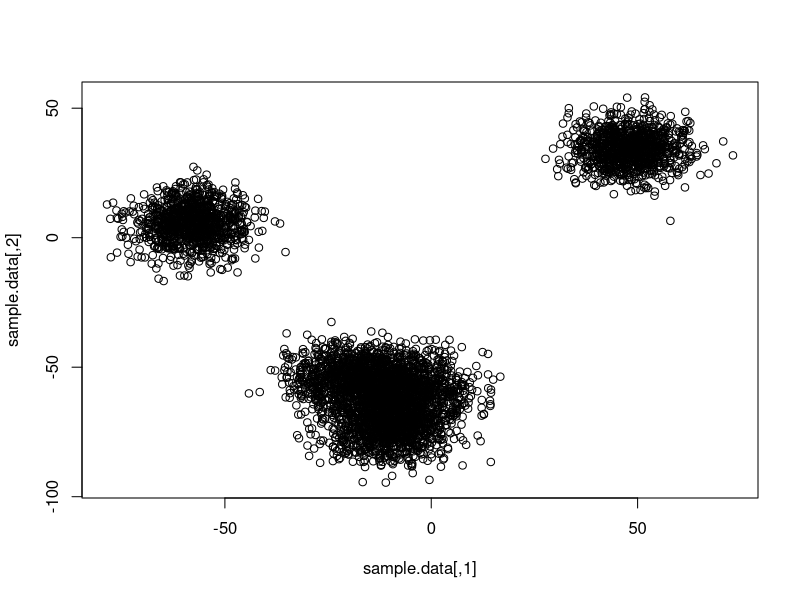
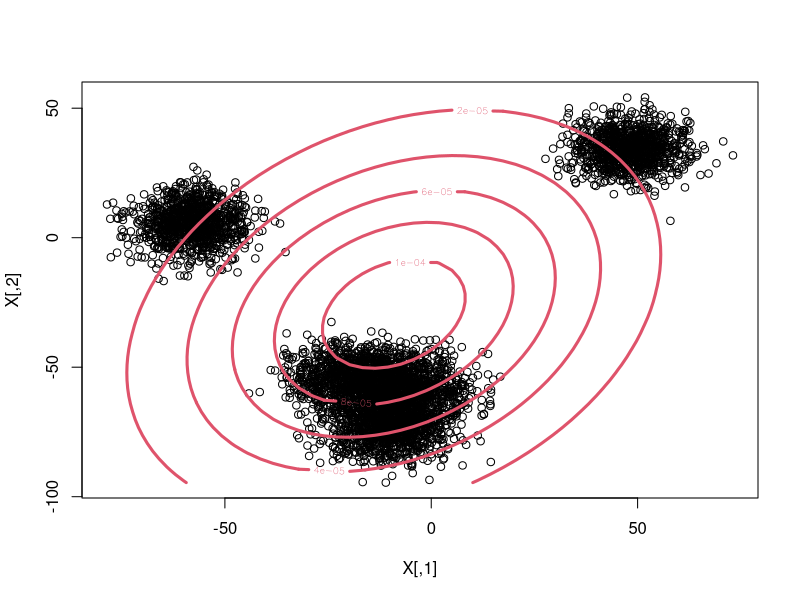
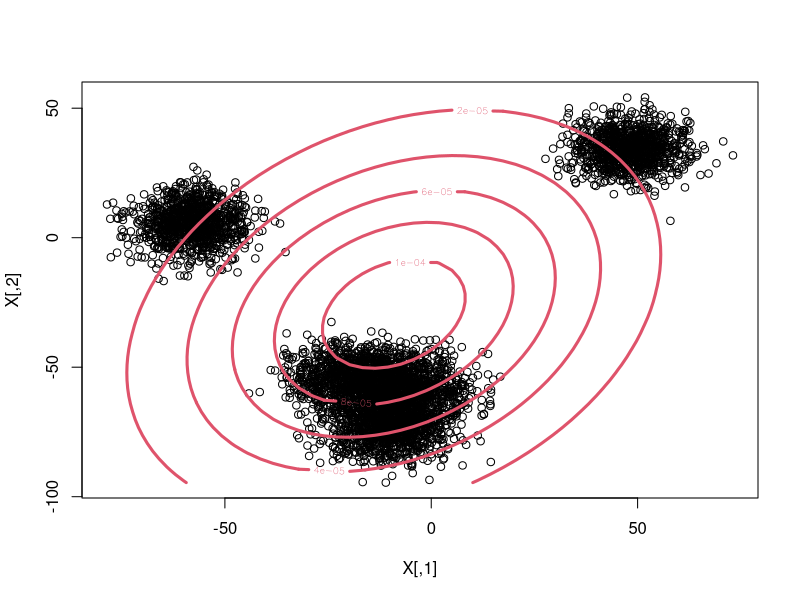
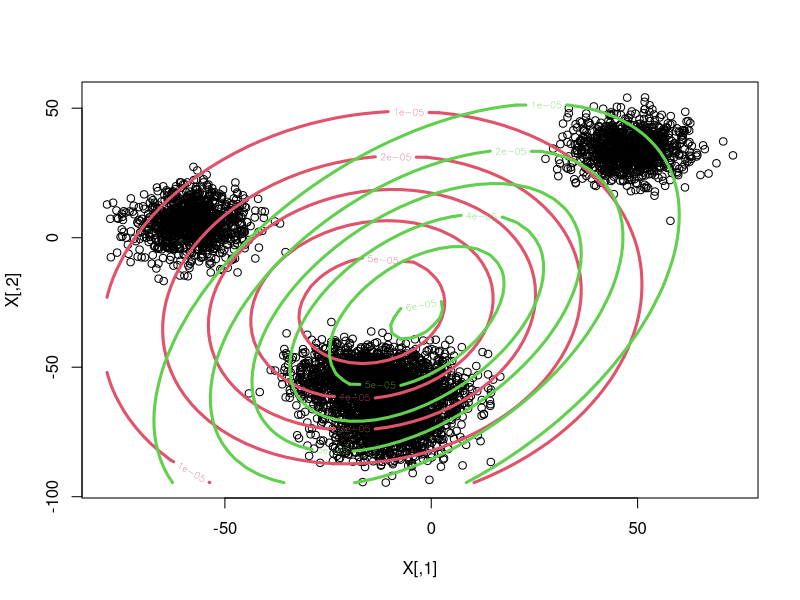
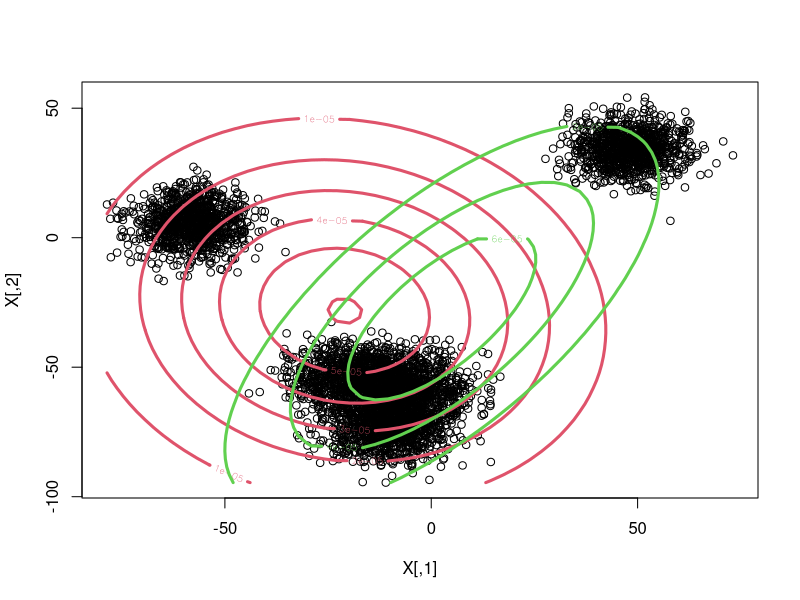
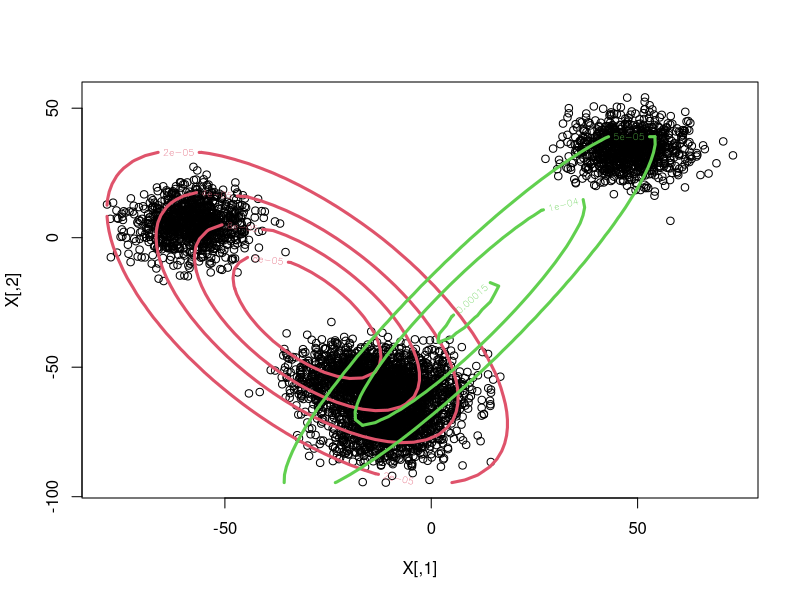
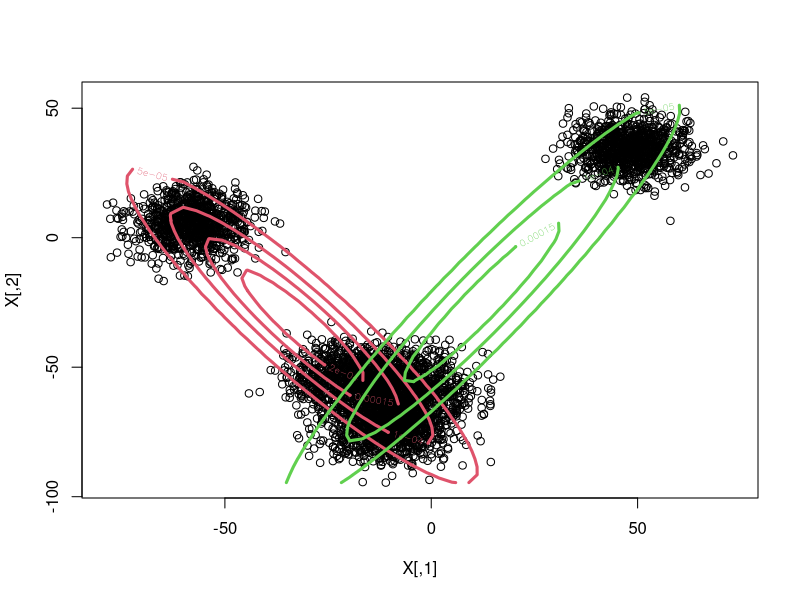
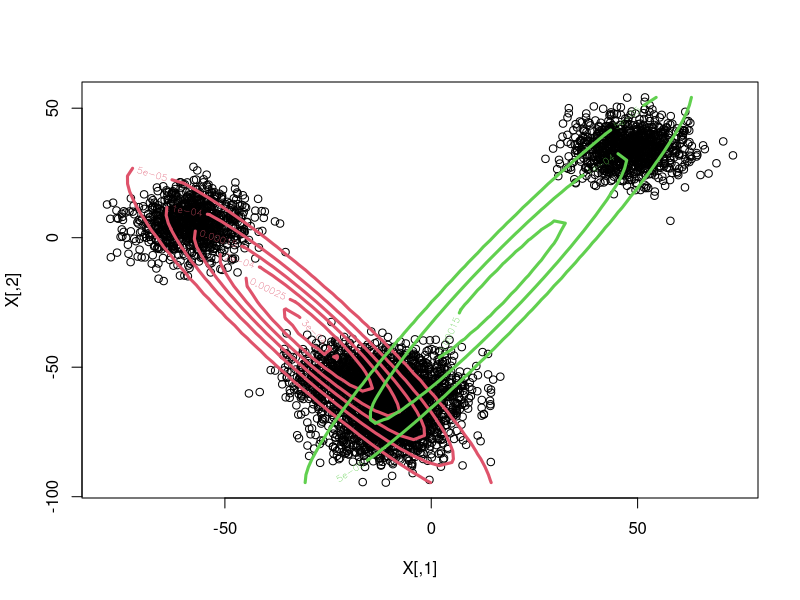

The R source for these figures, in order: (Note: a time limit stopped this script after it produced the figures.)
## ---- chunk 1
knitr::opts_chunk$set(echo = TRUE)
## ---- chunk 2
## EM algorithm implementation
## Joshua Moller-Mara
require(MASS)
require(mvtnorm)

## Probability of each cluster for each point
E.step <- function(X, phi, N) {
    h <-
        with(phi, do.call(cbind,
                          lapply(1:N, function(i)
                                 dmvnorm(X, mu[[i]], sig[[i]]))))
    h/rowSums(h)                       #Normalize
}

## Given the probability of each cluster for each point, we try to
## find the values of mu, sigma, and alpha that maximize the likelihood
M.step <- function(X, h, N) {
    covs <- lapply(1:N, function(i) cov.wt(X, h[,i]))
    mu <- lapply(covs, "[[", "center")
    sig <- lapply(covs, "[[", "cov")
    alpha <- colMeans(h)
    list(mu = mu, sig = sig, alpha = alpha)
}

## log.likelihood
## Given points and parameters, how well does our model fit?
## This also gives us a terminating condition for the EM algorithm.
## We stop if we don't improve all that much.
## This is also used for AIC for model selection (choosing a value of k)
log.like <- function(X, phi, N) {
    probs <- 
        with(phi, do.call(cbind,
                          lapply(1:N, function(i)
                                 alpha[i] * dmvnorm(X, mu[[i]], sig[[i]]))))
    sum(log(rowSums(probs)))
}

#Function to plot current data
## Also visualize clusters using contours
plot.em <- function(X, phi, N){
    xpts <- seq((rr <- range(X[,1]))[1], rr[2], length.out=50)
    ypts <- seq((rr <- range(X[,2]))[1], rr[2], length.out=50)
    plot(X)
    for(i in 1:N) {
        mixture.contour <-
            with(phi, outer(xpts,ypts,function(x,y)
                            alpha[i]*dmvnorm(cbind(x,y),mean=mu[[i]],sigma=sig[[i]])))
        contour(xpts, ypts, mixture.contour, nlevels=5, col=i+1, add=TRUE, lwd=3)
   }
}

## Terminate if log.like @ (t-1) - log.like @ (t) is below a threshold

## Here we actually run EM.
## X is our data set
## N is the number of points
## This EM algorithm implementation should be able to handle values of X with any dimension.
## However, it only can plot 2D data.
run.em <- function(X, N, plot = TRUE, sleep = 0.5, max.iter = 30, save=FALSE) {
    covs <- replicate(N, list(cov.wt(X[sample(nrow(X), 30),])))
    mu <- lapply(covs, "[[", "center")
    sig <- lapply(covs, "[[", "cov")
    alpha <- rep(1/N, N)
    phi <<- list(mu = mu, sig = sig, alpha = alpha)

    for(i in 1:max.iter) {
        oldphi <- phi
        h <<- E.step(X, phi, N)
        phi <<- M.step(X, h, N)
        if(plot) {
            plot.em(X, phi, N)
            if(save) {
                dev.copy(jpeg, sprintf("output/em-%02d-clusters-%02d.jpg", N, i))
                dev.off()
            }
            Sys.sleep(sleep)
        }
        if((log.like(X, phi, N) - log.like(X, oldphi, N)) < 0.01)
            break
    }
    return(list(phi = phi, aic = 2*3*N - log.like(X, phi, N)))
}


##
## Example clustering
## 

sample.data <- 
    do.call(rbind, replicate(sample(5,1), list(rmvnorm(n=1000, rnorm(2, sd=30), diag(rgamma(2, 50))))))

plot(sample.data)

##
## Run EM for 1 to 6 clusters
## Output which value of k has the best fit
## 
(aics <- sapply(1:6, function(i) run.em(sample.data, i, sleep=0, max.iter=30)$aic))
which.min(aics)
nrow(sample.data)

##
## Same as above, but fit values of k multiple times
## 
(aics <- sapply(1:10, function(i) min(replicate(5, run.em(sample.data, i, sleep=0)$aic))))
which.min(aics)
nrow(sample.data)


##
## Example used in the blog
## 

two.cluster.data <- 
    rbind(rmvnorm(n=1000, mean=c(0,0), diag(2)*10),
          rmvnorm(n=1000, mean=c(3,0), matrix(c(5,2,2,1),2,2)))

run.em(two.cluster.data, 2, sleep=0, max.iter=100)

## Try a k-means clustering
## color it
km <- kmeans(two.cluster.data, 2, iter.max = 30)
plot(two.cluster.data, ylab="", xlab="", col = c("red", "blue")[km$cluster])

## Try EM mixture model clustering
## and color it
em.output <- run.em(two.cluster.data, 2, sleep=0, max.iter=100)
ecolor <- apply(E.step(two.cluster.data, em.output$phi, 2), 1, which.max)
plot(two.cluster.data, ylab="", xlab="", col = c("red", "blue")[ecolor])
